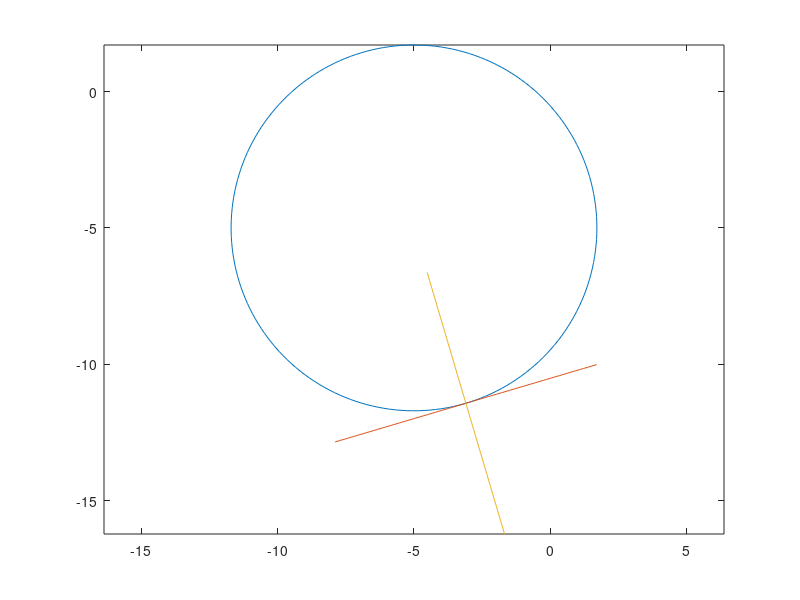

Write MATLAB code to recreate this figure.
clc
clear all
disp('by this program we want to draw tangent and normal at any point of a circle')
g=input('g=\n');
f=input('f=\n');
c=input('c=/n');
r=sqrt(g^2+f^2-c);
theta=input('theta=/n');
x1=-g+r*cos(theta);
y1=-f+r*sin(theta);
if r==0
    disp('represents a point circle')
    x2=x1;
    y2=y1;
    hold on
elseif imag(r)==0
    a=-(x1+g);
    b=y1+f;
    co=b/sqrt(a^2+b^2);
    si=a/sqrt(a^2+b^2);
    CO=-a/sqrt(a^2+b^2);
    SI=b/sqrt(a^2+b^2);
    th=linspace(0,2*pi,200);
    x3=-g+r*cos(th);
    y3=-f+r*sin(th);
    plot(x3,y3)
    hold on
    p=linspace(-5,5,100);
    x4=x1+p*co;
    y4=y1+p*si;
    plot(x4,y4)
    x5=x1+p*CO;
    y5=y1+p*SI;
    plot(x5,y5)
    hold on
else 
    disp('imaginary circle')
end
axis equal
    
